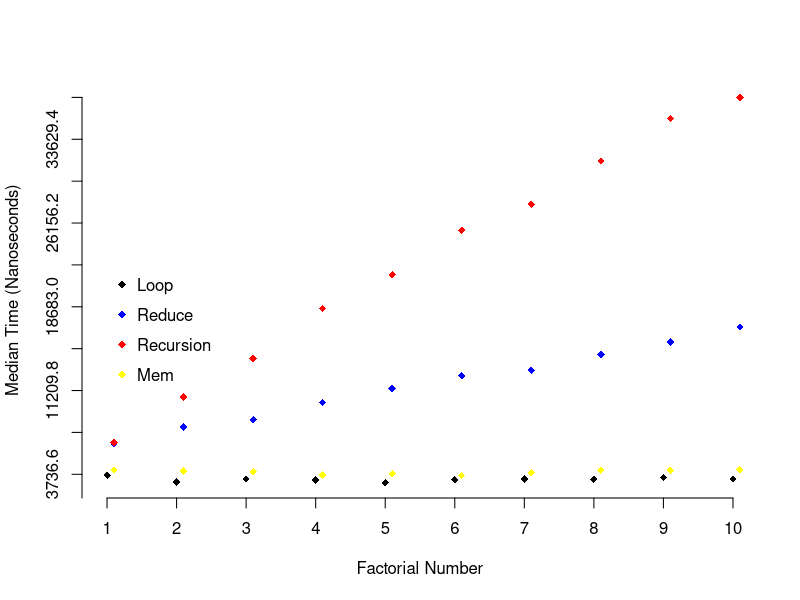

Write R code to recreate this figure.
Factorial_loop <- function(n) {
  stopifnot(n >= 0)
  
  result <- 1
  if(n == 0)
    return(result)
    
    for(i in 1:n)
  {
    result <- result * i
  }
  
  return(result)
}

Factorial_reduce <- function(n){
  stopifnot(n >= 0)

  result <- 1
  if(n == 0)
    return(result)

  Reduce(function(a,b){a*b},1:n) 
}

Factorial_func <- function(n){
  stopifnot(n >= 0)

  result <- 1
  if(n == 0)
    return(result)
  
  result<-Factorial_func(n-1)*n
  return(result)
}

fac_tbl <- c(1, rep(NA, 24))

Factorial_mem <- function(n){
  stopifnot(n >= 0)

  result <- 1
  if(n == 0)
    return(result)
  
  if(!is.na(fac_tbl[n])){
    return(fac_tbl[n])
  } else {
    fac_tbl[n - 1] <<- Factorial_mem(n - 1)
    fac_tbl[n] <<- fac_tbl[n-1]*n
    return(fac_tbl[n])
  }  
}

library(purrr)
library(microbenchmark)
library(tidyr)
library(magrittr)
library(dplyr)

#loop
fac_loop_data <- map(1:10, function(x){microbenchmark(Factorial_loop(x), times = 100)$time})
names(fac_loop_data) <- paste0(letters[1:10], 1:10)
#names(fac_loop_data) <- paste0("factorial(", 1:10,")")
fac_loop_data <- as.data.frame(fac_loop_data)

#fac_loop_data <- 
  fac_loop_data %<>%
  gather(num, time) %>%
  group_by(num) %>%
  summarise(med_time = median(time))

#reduce
fac_reduce_data <- map(1:10, function(x){microbenchmark(Factorial_reduce(x))$time})
names(fac_reduce_data) <- paste0(letters[1:10], 1:10)
#names(fac_reduce_data) <- paste0("factorial(", 1:10,")")
fac_reduce_data <- as.data.frame(fac_reduce_data)

fac_reduce_data <- fac_reduce_data %>%
  gather(num, time) %>%
  group_by(num) %>%
  summarise(med_time = median(time))

#recursion
fac_rec_data <- map(1:10, function(x){microbenchmark(Factorial_func(x))$time})
names(fac_rec_data) <- paste0(letters[1:10], 1:10)
#names(fac_rec_data) <- paste0("factorial(", 1:10,")")
fac_rec_data <- as.data.frame(fac_rec_data)

fac_rec_data <- fac_rec_data %>%
  gather(num, time) %>%
  group_by(num) %>%
  summarise(med_time = median(time))

#mem
fac_mem_data <- map(1:10, function(x){microbenchmark(Factorial_mem(x))$time})
names(fac_mem_data) <- paste0(letters[1:10], 1:10)
#names(fac_mem_data) <- paste0("factorial(", 1:10,")")
fac_mem_data <- as.data.frame(fac_mem_data)

fac_mem_data <- fac_mem_data %>%
  gather(num, time) %>%
  group_by(num) %>%
  summarise(med_time = median(time))

min_y <- min(fac_loop_data$med_time,fac_reduce_data$med_time,fac_rec_data$med_time,fac_mem_data$med_time)
max_y <- max(fac_loop_data$med_time,fac_reduce_data$med_time,fac_rec_data$med_time,fac_mem_data$med_time)

plot(1:10, fac_loop_data$med_time, xlab = "Factorial Number", ylab = "Median Time (Nanoseconds)",
     pch = 18, bty = "n", xaxt = "n", yaxt = "n", ylim = c(min_y,max_y))
axis(1, at = 1:10)
axis(2, at = seq(0, max_y, by = max_y/10.))
points(1:10 + .1, fac_reduce_data$med_time, col = "blue", pch = 18)
points(1:10 + .1, fac_rec_data$med_time, col = "red", pch = 18)
points(1:10 + .1, fac_mem_data$med_time, col = "yellow", pch = 18)
legend(1, (max_y-min_y)*2./3., c("Loop", "Reduce","Recursion","Mem"), pch = 18, 
       col = c("black", "blue","red","yellow"), bty = "n", cex = 1, y.intersp = 1.5)

final_df <- left_join(fac_mem_data,fac_loop_data,by=c("num")) %>% 
  left_join(fac_reduce_data,by=c("num")) %>% 
    left_join(fac_rec_data,by=c("num"))
final_df
